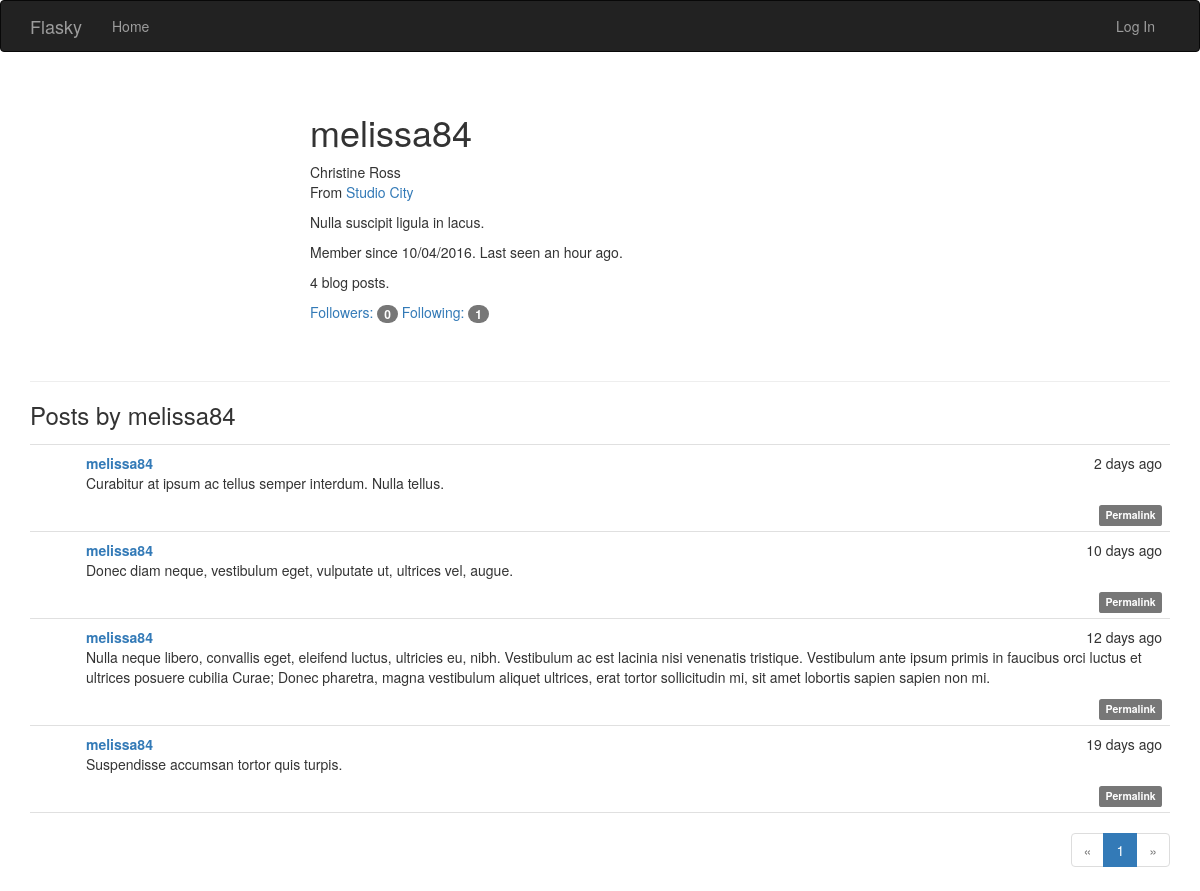
Page /user/melissa84 on the committed database.
### app/models.py (models this page shows, shortened)
class User(UserMixin, db.Model):
    __tablename__ = 'users'
    id = db.Column(db.Integer, primary_key=True)
    username = db.Column(db.String(64), unique=True, index=True)
    email = db.Column(db.String(64), unique=True, index=True)
    role_id = db.Column(db.Integer, db.ForeignKey('roles.id'))
    password_hash = db.Column(db.String(128))
    confirmed = db.Column(db.Boolean, default=False)
    name = db.Column(db.String(64))
    location = db.Column(db.String(64))
    about_me = db.Column(db.Text)
    member_since = db.Column(db.DateTime(), default=datetime.utcnow)
    last_seen = db.Column(db.DateTime(), default=datetime.utcnow)
    posts = db.relationship('Post', backref='author', lazy='dynamic')
    followed = db.relationship('Follow',
                               foreign_keys=[Follow.follower_id],
                               backref=db.backref('follower', lazy='joined'),
                               lazy='dynamic',
                               cascade='all, delete-orphan')
    followers = db.relationship('Follow',
                                foreign_keys=[Follow.followed_id],
                                backref=db.backref('followed', lazy='joined'),
                                lazy='dynamic',
                                cascade='all, delete-orphan')
    @property
    def password(self):
        raise AttributeError('password is not a readable attribute')

class Post(db.Model):
    __tablename__ = 'posts'
    id = db.Column(db.Integer, primary_key=True)
    body = db.Column(db.Text)
    timestamp = db.Column(db.DateTime, index=True, default=datetime.utcnow)
    author_id = db.Column(db.Integer, db.ForeignKey('users.id'))
    body_html = db.Column(db.Text)

### app/main/views.py (the view)
@main.route('/user/<username>')
def user(username):
    user = User.query.filter_by(username=username).first()
    if user is None:
        abort(404)
    page = request.args.get('page', 1, type=int)
    pagination = user.posts.order_by(Post.timestamp.desc()).paginate(
        page, per_page=current_app.config['FLASKY_POSTS_PER_PAGE'],
        error_out=False)
    posts = pagination.items
    return render_template('user.html', user=user, posts=posts,
                           pagination=pagination)

### app/auth/views.py (called while the page is built)
@auth.before_app_request
def before_request():
    if current_user.is_authenticated:
        current_user.ping()
        if not current_user.confirmed \
                and request.endpoint[:5] != 'auth.' \
                and request.endpoint != 'static':
            return redirect(url_for('auth.unconfirmed'))

### app/main/__init__.py (called while the page is built)
@main.app_context_processor
def inject_permissions():
    return dict(Permission=Permission)

### app/models.py (called while the page is built)
    def can(self, permissions):
        return False

    def is_administrator(self):
        return False

### app/templates/user.html (shortened to what this page needs)
{% extends "base.html" %}
{% import "_macros.html" as macros %}
{% block page_content %}
<div class="page-header">
    <div class="profile-header">
        <h1>{{ user.username }}</h1>
        {% if user.name or user.location %}
        <p>
            {% if user.name %}{{ user.name }}<br>{% endif %}
            {% if user.location %}
                From <a href="http://maps.google.com/?q={{ user.location }}">{{ user.location }}</a><br>
            {% endif %}
        </p>
        {% endif %}
        {% if user.about_me %}<p>{{ user.about_me }}</p>{% endif %}
        <p>Member since {{ moment(user.member_since).format('L') }}. Last seen {{ moment(user.last_seen).fromNow() }}.</p>
        <p>{{ user.posts.count() }} blog posts.</p>
        <p>
            <a href="{{ url_for('.followers', username=user.username) }}">Followers: <span class="badge">{{ user.followers.count() - 1 }}</span></a>
            <a href="{{ url_for('.followed_by', username=user.username) }}">Following: <span class="badge">{{ user.followed.count() - 1 }}</span></a>
        </p>
    </div>
</div>
<h3>Posts by {{ user.username }}</h3>
{% include '_posts.html' %}
{% if pagination %}
<div class="pagination">
    {{ macros.pagination_widget(pagination, '.user', username=user.username) }}
</div>
{% endif %}
{% endblock %}

### app/templates/_posts.html (shortened to what this page needs)
<ul class="posts">
    {% for post in posts %}
    <li class="post">
        <div class="post-content">
            <div class="post-date">{{ moment(post.timestamp).fromNow() }}</div>
            <div class="post-author"><a href="{{ url_for('.user', username=post.author.username) }}">{{ post.author.username }}</a></div>
            <div class="post-body">
                {% if post.body_html %}
                    {{ post.body_html | safe }}
                {% else %}
                    {{ post.body }}
                {% endif %}
            </div>
            <div class="post-footer">
                <a href="{{ url_for('.post', id=post.id) }}">
                    <span class="label label-default">Permalink</span>
                </a>
            </div>
        </div>
    </li>
    {% endfor %}
</ul>

### app/static/styles.css (style rules this page uses)
.profile-header { min-height: 260px; margin-left: 280px; }
ul.posts { list-style-type: none; padding: 0px; margin: 16px 0px 0px 0px; border-top: 1px solid #e0e0e0; }
ul.posts li.post { padding: 8px; border-bottom: 1px solid #e0e0e0; }
div.post-date { float: right; }
div.post-author { font-weight: bold; }
div.post-content { margin-left: 48px; min-height: 48px; }
div.post-footer { text-align: right; }
div.pagination { width: 100%; text-align: right; padding: 0px; margin: 0px; }

### rows in the picture
User: username "melissa84", name "Christine Ross", location "Studio City", about_me "Nulla suscipit ligula in lacus.", member_since "10/04/2016", last_seen "an hour ago"
Post: timestamp "2 days ago", author.username "melissa84", body_html "Curabitur at ipsum ac tellus semper interdum. Nulla tellus."
Post: timestamp "10 days ago", author.username "melissa84", body_html "Donec diam neque, vestibulum eget, vulputate ut, ultrices vel, augue."
Post: timestamp "12 days ago", author.username "melissa84", body_html "Nulla neque libero, convallis eget, eleifend luctus, ultricies eu, nibh. Vestibulum ac est lacinia nisi venenatis tristique. Vestibulum ante ipsum primis in faucibus orci luctus et ultrices posuere cubilia Curae; Donec pharetra, magna vestibulum aliquet ultrices, erat tortor sollicitudin mi, sit amet lobortis sapien sapien non mi."
Post: timestamp "19 days ago", author.username "melissa84", body_html "Suspendisse accumsan tortor quis turpis."

### other values in the picture
{{ user.posts.count() }} "4"
{{ user.followers.count() - 1 }} "0"
{{ user.followed.count() - 1 }} "1"
{{ p }} "1"
